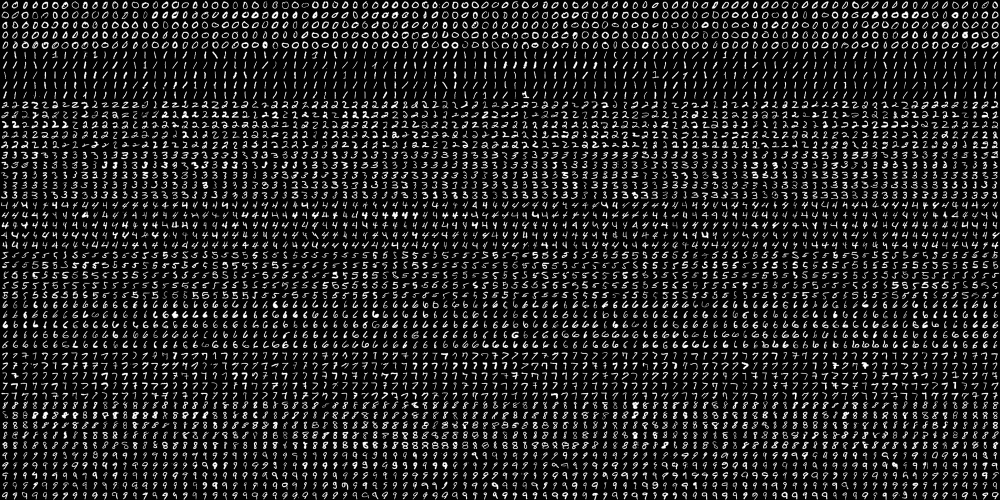
#> input picture digits.png, 2000 x 1000 px, found by its file name (shown at 1/2 size)
$ python knn_handwritten.py
#> lines starting #> are read from the running program, lines starting #| are printed output that depends on the picture; after the words box and inside, x2 and y2 are one past the last pixel; in counts of white or black regions, pixels touching at a corner belong together
### day08/mnist.py
import numpy as np, cv2
from sample_download import get_sample

data = None  # 이미지 데이타 셋
k = list(range(10)) # [0,1,2,3,4,5,6,7,8,9] 레이블 셋

# 이미지 데이타 읽어들이는 함수 ---①
def load():
    global data
    # 0~9 각각 500(5x100)개, 총5000(50x100)개, 한 숫자당 400(20x20)픽셀
    # image = cv2.imread(get_sample('digits.png'))
    image = cv2.imread(get_sample('digits.png'))
#> image is the input picture: shape (1000, 2000, 3); min 0, max 255, mean 33.8
    gray = cv2.cvtColor(image,cv2.COLOR_BGR2GRAY)
    # 숫자 한개(20x20)씩 구분하기 위해 행별(50)로 나누고 열별(100)로 나누기
    cells = [np.hsplit(row,100) for row in np.vsplit(gray,50)]
#> cells = 50 items
    # 리스트를 NumPy 배열로  변환 (50 x 100 x 20 x 20 )
    data = np.array(cells)

# 모든 숫자 데이타 반환 ---②
def getData(reshape=True):
    if data is None: load() # 이미지 읽기 확인
    # 모든 데이타를 N x 400 형태로 변환
    if reshape:
        full = data.reshape(-1, 400).astype(np.float32) # 5000x400
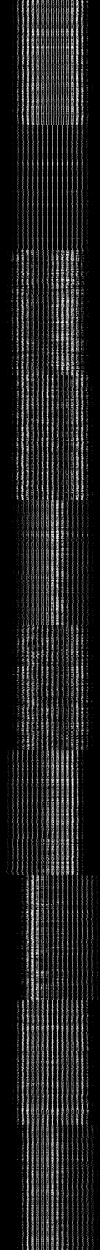
#> full: shape (5000, 400) float32 (shown at 1/4 size); min 0, max 255, mean 33.8
    else:
        full = data
    labels = np.repeat(k,500).reshape(-1,1)  # 각 숫자당 500번 반복(10x500)
    return (full, labels)

# 훈련용 데이타 반환 ---③
# [21 lines left out: functions getTrain, getTest, not called in this run]


# 손글씨 숫자 한 개를 20x20 로 변환후에 1x400 형태로 변환 ---⑤
def digit2data(src, reshape=True):
    h, w = src.shape[:2]
    square = src
    # 정사각형 형태로 만들기
    if h > w:
        pad = (h - w)//2
        square = np.zeros((h, h), dtype=np.uint8)
        square[:, pad:pad+w] = src
    elif w > h :
        pad = (w - h)//2
        square = np.zeros((w, w), dtype=np.uint8)
        square[pad:pad+h, :] = src
    # 0으로 채워진 20x20 이미지 생성
    px20 = np.zeros((20,20), np.uint8)
    # 원본을 16x16으로 축소해서 테두리 2픽셀 확보
    px20[2:18, 2:18] = cv2.resize(square, (16,16), interpolation=cv2.INTER_AREA)
    if reshape:
        # 1x400형태로 변환
        px20 = px20.reshape((1,400)).astype(np.float32)
    return px20

### day04/sample_download.py
import urllib.request
import os
import cv2 as cv


def get_sample(filename, repo='insightbook'):
    """부교 또는 OpenCV 공식 샘플 이미지 자동 다운로드

    Args:
        filename (str): 이미지 파일명 (예: 'morphological.png')
        repo (str): 'insightbook' (부교) 또는 'opencv' (공식)

    Returns:
        str: 다운로드된 파일명
    """
    if not os.path.exists(filename):
        if repo == 'insightbook':
            url = f"https://raw.githubusercontent.com/dltpdn/insightbook.opencv_project_python/master/img/{filename}"
        else:  # opencv 공식
            url = f"https://raw.githubusercontent.com/opencv/opencv/master/samples/data/{filename}"
        urllib.request.urlretrieve(url, filename)
    return filename

# 사용 방법
# img = cv.imread(get_sample('morphological.png', repo='insightbook'))

### day08/knn_handwritten.py
import numpy as np, cv2
import mnist
from sample_download import get_sample

# 훈련 데이타 가져오기 ---①
train, train_labels = mnist.getData()
#> train_labels = 5000 values from 0 to 9
# Knn 객체 생성 및 학습 ---②
knn = cv2.ml.KNearest_create()
knn.train(train, cv2.ml.ROW_SAMPLE, train_labels)

# 인식시킬 손글씨 이미지 읽기 ---③
# image = cv2.imread(get_sample('4027.png'))
image = cv2.imread('number2.png')
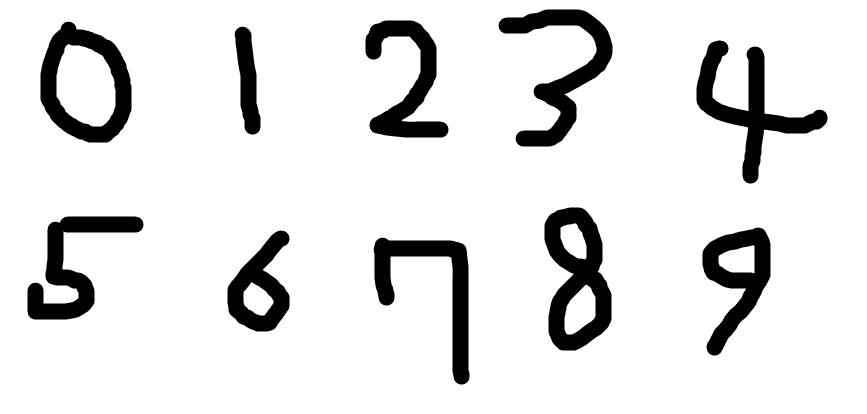
#> input picture number2.png, 867 x 414 px, found by its file name
#> image is the input picture: shape (414, 867, 3); min 0, max 255, mean 226
cv2.imshow("image", image)
cv2.waitKey(0)

# 그레이 스케일 변환과 스레시홀드 ---④
gray = cv2.cvtColor(image,cv2.COLOR_BGR2GRAY)
#> gray: shape (414, 867)
gray = cv2.GaussianBlur(gray, (5, 5), 0)
_, gray = cv2.threshold(gray, 127, 255, cv2.THRESH_BINARY_INV)
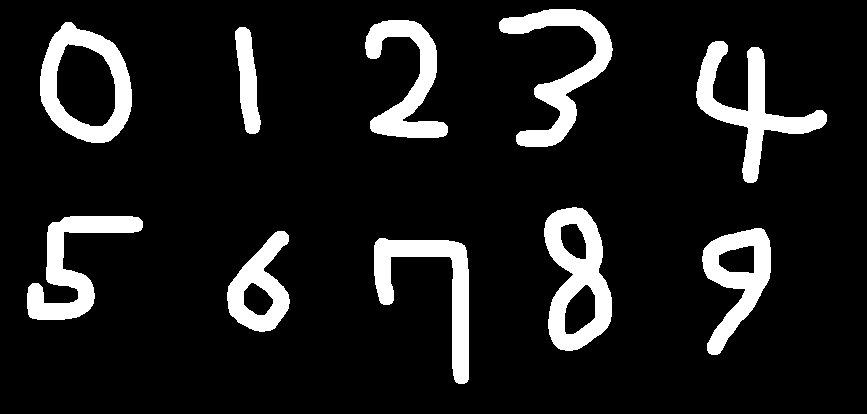
#> gray: shape (414, 867); 11.5% white; 10 white regions
# 최외곽 컨투어만 찾기 ---⑤
contours, _ = cv2.findContours(gray, cv2.RETR_EXTERNAL, \
                                        cv2.CHAIN_APPROX_SIMPLE)[-2:]
#> contours = 10 contours; largest, box (x1, y1, x2, y2) and area: (40, 22, 132, 143) 8252, (544, 207, 612, 351) 6806, (696, 41, 827, 183) 4748, (499, 9, 613, 147) 4574, (702, 228, 771, 355) 4536
# 모든 컨투어 순회 ---⑥
for c in contours:
    # 컨투어를 감싸는 외접 사각형으로 숫자 영역 좌표 구하기 ---⑦
    (x, y, w, h) = cv2.boundingRect(c)
    # 외접 사각형의 크기가 너무 작은것은 제외 ---⑧
    if w >= 5 and h >= 25:
        # 숫자 영역만 roi로 확보하고 사각형 그리기 ---⑨
        roi = gray[y:y + h, x:x + w]
        cv2.rectangle(image, (x, y), (x + w, y + h), (0, 255, 0), 1)
        # 테스트 데이타 형식으로 변환 ---⑩
        data = mnist.digit2data(roi)
        # 결과 예측해서 이미지에 표시---⑪
        ret, result, neighbours, dist = knn.findNearest(data, k=1)
        cv2.putText(image, "%d"%ret, (x , y + 155), \
                        cv2.FONT_HERSHEY_DUPLEX, 2, (255, 0, 0), 2)
        cv2.imshow("image", image)
        cv2.waitKey(0)
#> this loop made 10 passes
#> (x, y, pad in digit2data, ret, result, neighbours) on passes 1 to 10: (374, 238, 25, 7, [7], [7]), (227, 231, 19, 6, [6], [6]), (702, 228, 29, 2, [2], [2]), (27, 216, 6, 5, [5], [5]), (544, 207, 38, 8, [8], [8]), (696, 41, 5, 6, [6], [6]), (235, 27, 40, 1, [1], [1]), (40, 22, 14, 0, [0], [0]), (365, 20, 17, 2, [2], [2]), (499, 9, 12, 3, [3], [3])
#> pass 1, `roi = gray[y:y + h, x:x + w]`:
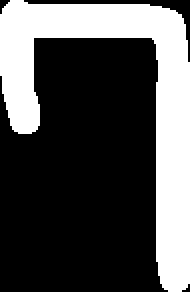
#> roi: shape (146, 95) (shown 2 times larger); 31.8% white; 1 white region, box (x1, y1, x2, y2) and area: (0, 0, 95, 146) 4406
#> pass 1, `cv2.imshow("image", image)`:
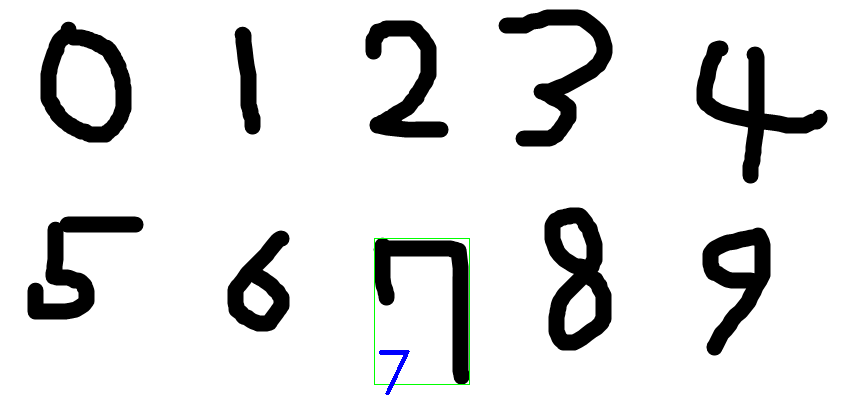
#> window 'image': shape (414, 867, 3); mean B, G, R 225.7, 225.8, 225.4
#> after the loop:
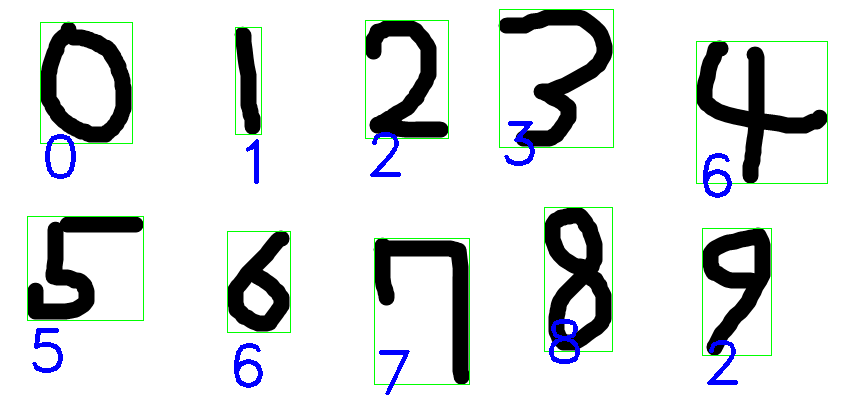
#> image: shape (414, 867, 3); 2.5% of pixels changed, all inside (x1, y1, x2, y2) = (27, 9, 828, 395)
#> after the loop:
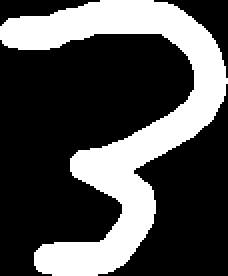
#> roi: shape (138, 114) (shown 2 times larger); 30.8% white; 1 white region, box (x1, y1, x2, y2) and area: (0, 0, 114, 138) 4852
cv2.destroyAllWindows()
